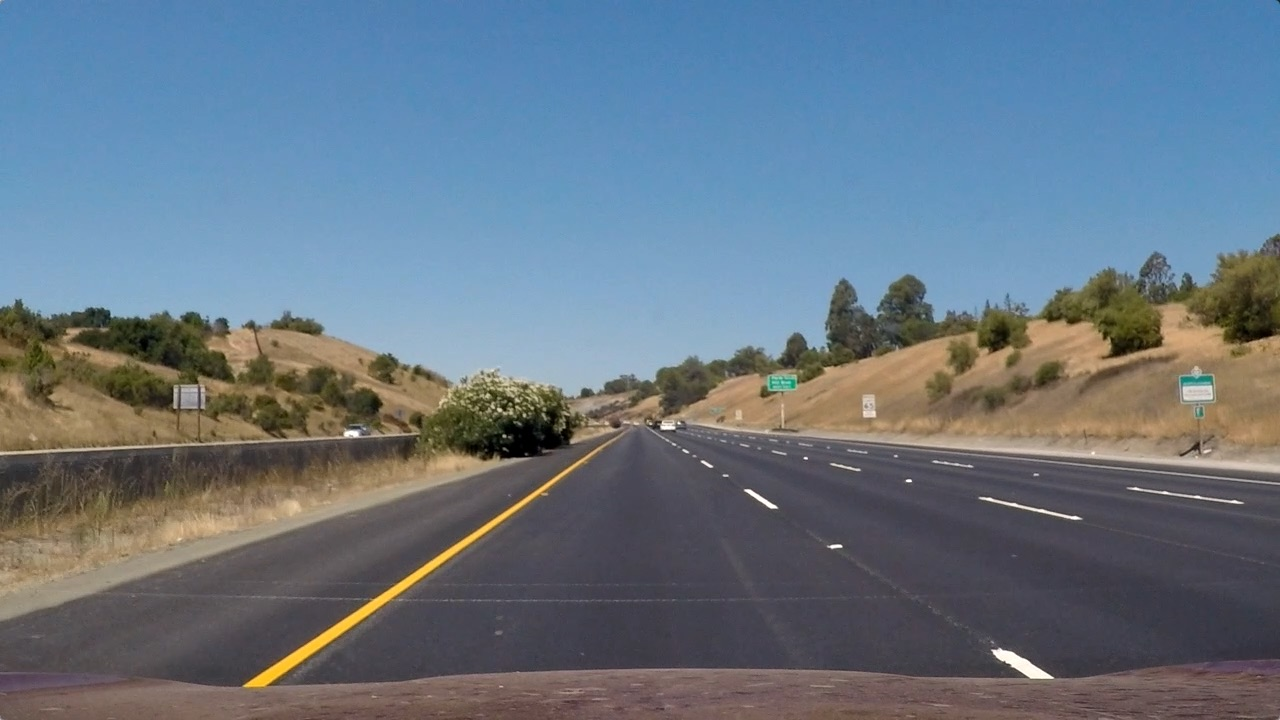
#> input picture images/straight_lines1.jpg, 1280 x 720 px
$ python -i line.py   (imports and definitions only)   (older library calls are emulated)
#> lines starting #> are read from the running program, lines starting #| are printed output that depends on the picture; after the words box and inside, x2 and y2 are one past the last pixel; in counts of white or black regions, pixels touching at a corner belong together
import matplotlib.pyplot as plt
import matplotlib.image as mpimg
import numpy as np
import cv2

def hls(img):
    # Convert to HLS color space and separate the V channel
    hls = cv2.cvtColor(img, cv2.COLOR_RGB2HLS)
#> hls: shape (720, 1280, 3); mean of channels 0, 1, 2 85.5, 117, 67
    h_channel = hls[:,:,0]
    l_channel = hls[:,:,1]
    s_channel = hls[:,:,2]
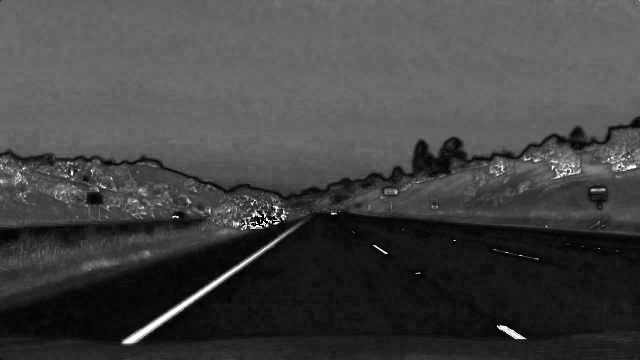
#> s_channel: shape (720, 1280) (shown at 1/2 size); min 0, max 255, mean 67
    return [h_channel, l_channel, s_channel]

def sobel(img):
    # Sobel x
    sobelx = cv2.Sobel(img, cv2.CV_64F, 1, 0) # Take the derivative in x
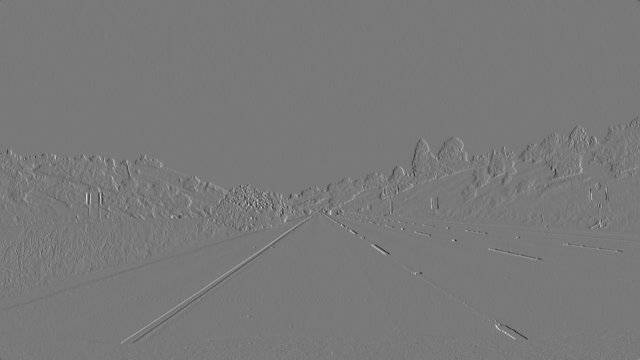
#> sobelx: shape (720, 1280) float64 (shown at 1/2 size); min -605, max 667, mean -0.1; drawn with min black and max white
    abs_sobelx = np.absolute(sobelx) # Absolute x derivative to accentuate lines away from horizontal
    scaled_sobel = np.uint8(255 * abs_sobelx / np.max(abs_sobelx))
    return scaled_sobel

# [19 lines left out: function sobel_thresh, not called in this run]

def gradient_th(img, th=(0, 255)):
    # Threshold x gradient
    g_binary = np.zeros_like(img)
    g_binary[(img >= th[0]) & (img <= th[1])] = 1
    return g_binary

def color_th(img, th=(0, 255)):
    # Threshold color channel
    s_binary = np.zeros_like(img)
    s_binary[(img >= th[0]) & (img <= th[1])] = 1
    return s_binary

def pipeline(img, s_thresh=(170, 255), g_thresh=(20, 100)):
    img = np.copy(img)

    [h, l, s] = hls(img)   # get different color channels
    scaled_sobel = sobel(l) # apply sobel to channel image

    g_binary = gradient_th(scaled_sobel, g_thresh) # apply gradient threshold
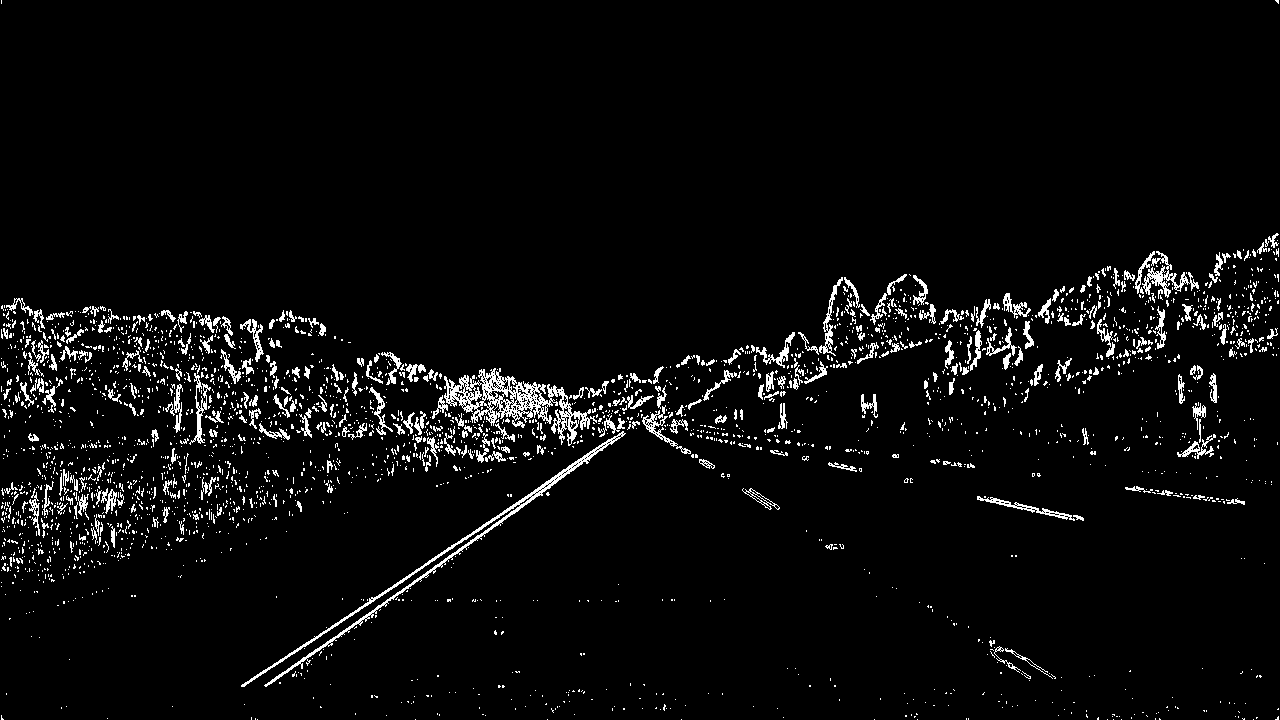
#> g_binary: shape (720, 1280); values 0 (black) and 1 (white), 4.2% white in thin lines or dots
    s_binary = color_th(s, s_thresh) # apply color threshold
#> s_binary: shape (720, 1280); values 0 (black) and 1 (white), 0.66% white; 260 white regions (219 under 20 px), largest, box (x1, y1, x2, y2) and area: (245, 468, 571, 688) 2739, (994, 650, 1052, 678) 518, (1245, 329, 1273, 342) 144

    # Stack each channel
    color_binary = np.dstack((np.zeros_like(g_binary), g_binary, s_binary)) * 255
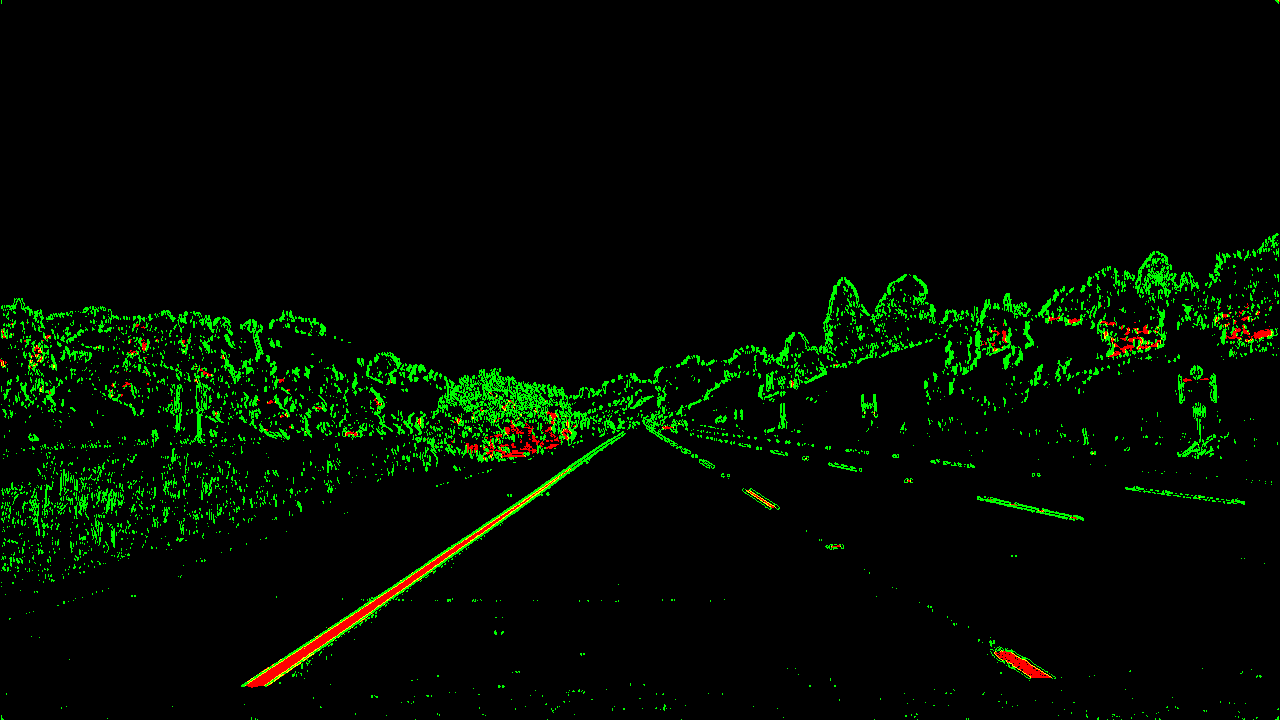
#> color_binary: shape (720, 1280, 3); mean of channels 0, 1, 2 0, 10.7, 1.7; drawn as B, G, R
    combined_binary = np.zeros_like(g_binary)
    combined_binary[(s_binary == 1) | (g_binary == 1)] = 1

    return [color_binary, combined_binary]

# [4 lines left out: function hist, not called in this run]

>>> import cv2
>>> picture = cv2.cvtColor(cv2.imread('../../images/straight_lines1.jpg'), cv2.COLOR_BGR2RGB)
>>> result = pipeline(picture)
#> result = 2 items

$ run again, on images/straight_lines2.jpg
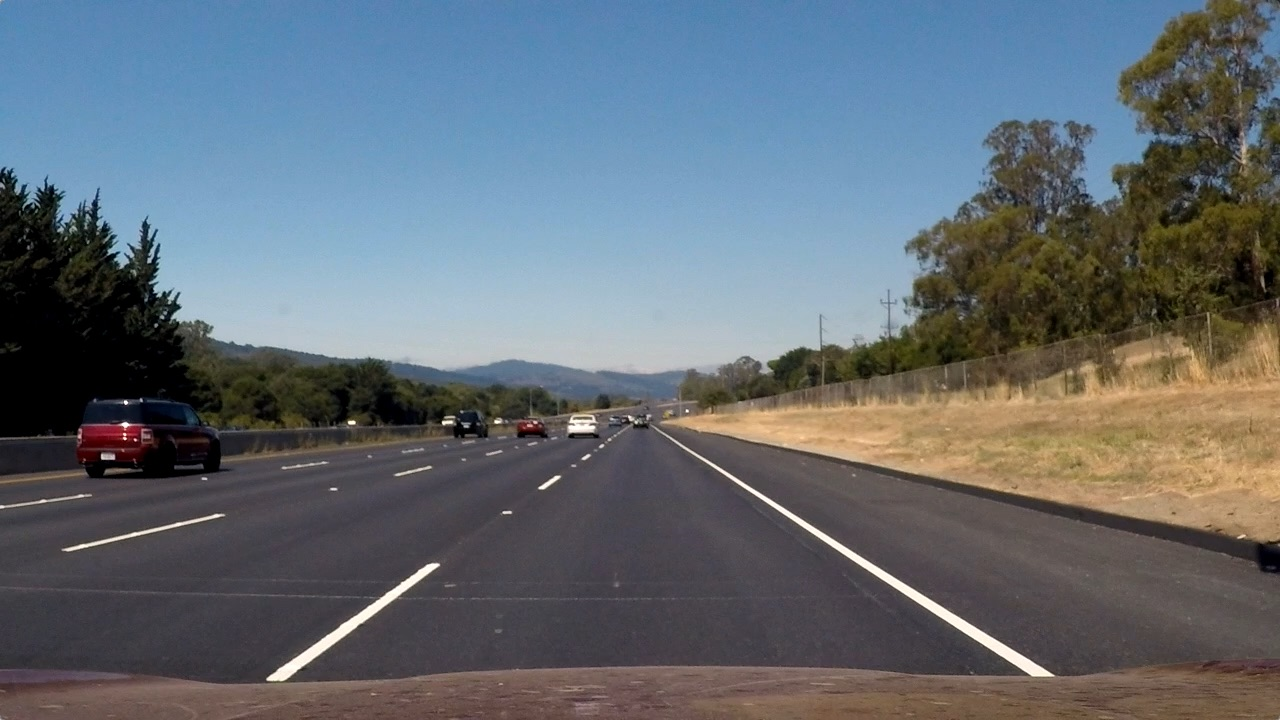
#> input picture images/straight_lines2.jpg, 1280 x 720 px
#> hls: shape (720, 1280, 3); mean of channels 0, 1, 2 81.7, 107, 62.5
#> in pipeline, `g_binary = gradient_th(scaled_sobel, g_thresh)`:
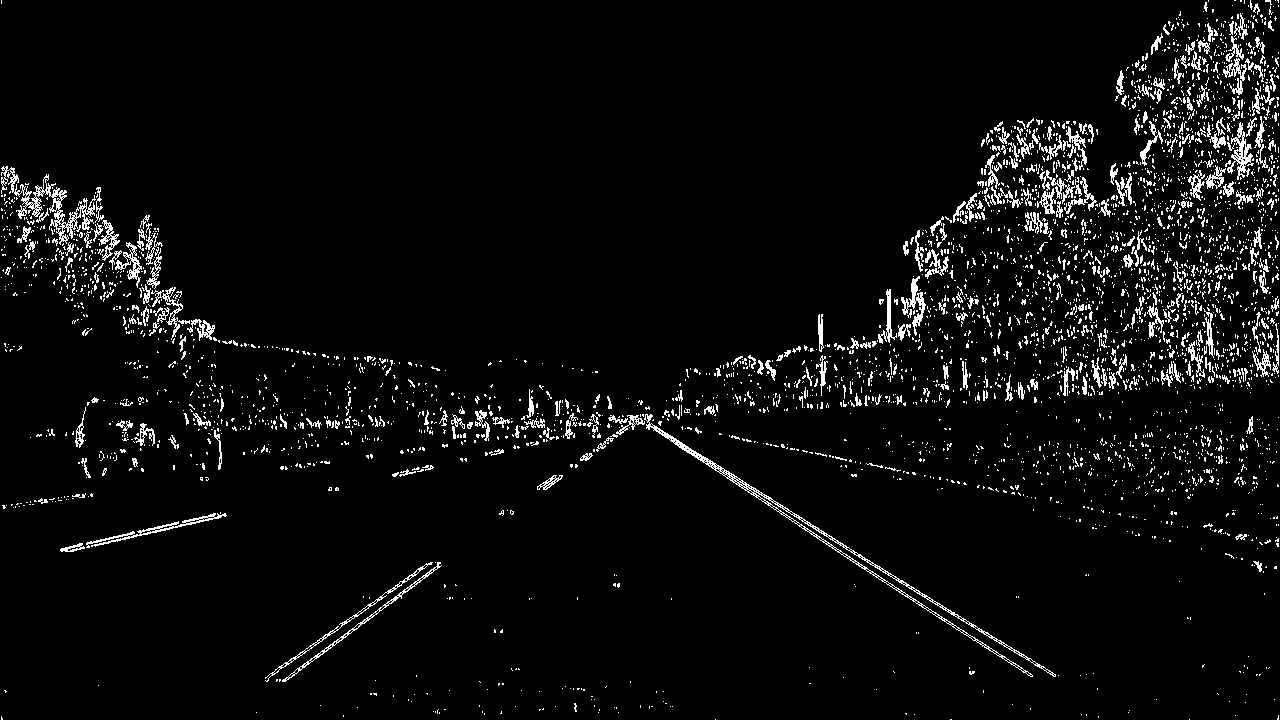
#> g_binary: shape (720, 1280); values 0 (black) and 1 (white), 4.5% white in thin lines or dots
#> s_binary: shape (720, 1280); values 0 (black) and 1 (white), 2.1% white; 926 white regions (777 under 20 px), largest, box (x1, y1, x2, y2) and area: (718, 468, 1053, 676) 2397, (268, 564, 438, 680) 1506, (116, 429, 212, 466) 878
#> in pipeline, `color_binary = np.dstack((np.zeros_like(g_binary), g_binary, s_binary)..`:
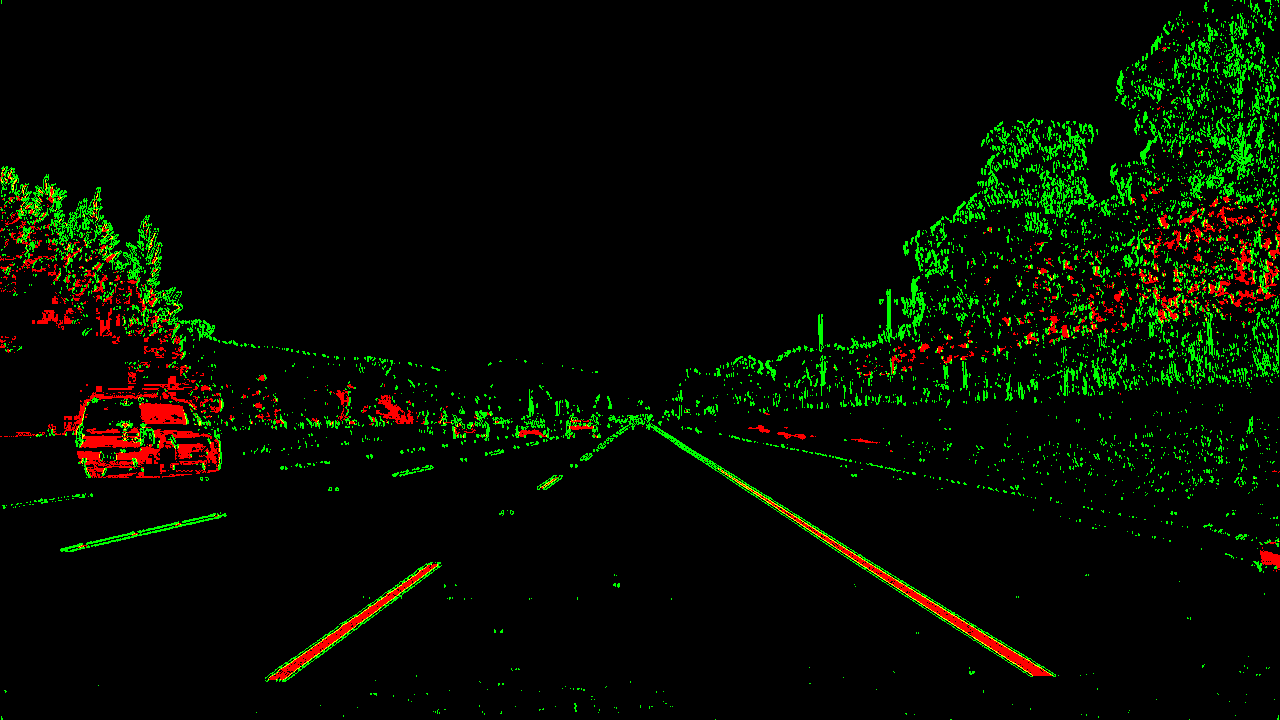
#> color_binary: shape (720, 1280, 3); mean of channels 0, 1, 2 0, 11.5, 5.5; drawn as B, G, R
#> result = 2 items

$ run again, on images/test1.jpg
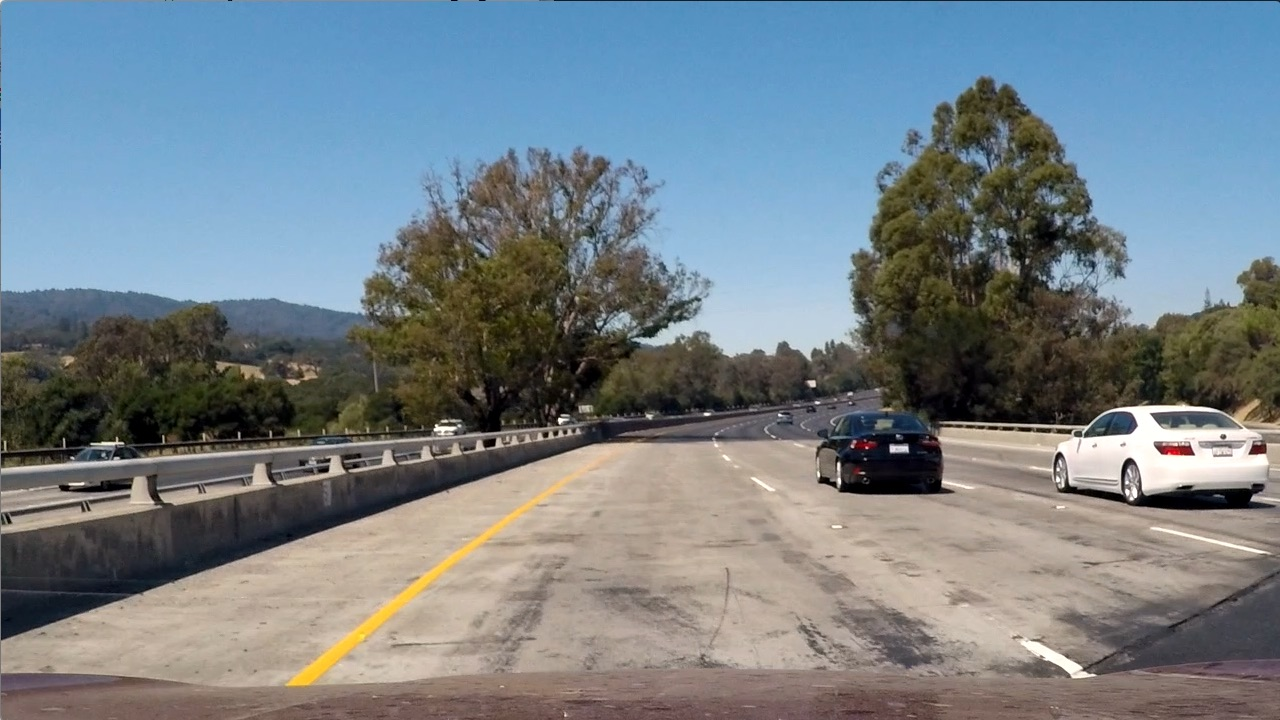
#> input picture images/test1.jpg, 1280 x 720 px
#> hls: shape (720, 1280, 3); mean of channels 0, 1, 2 60.2, 126.7, 74.4
#> in pipeline, `g_binary = gradient_th(scaled_sobel, g_thresh)`:
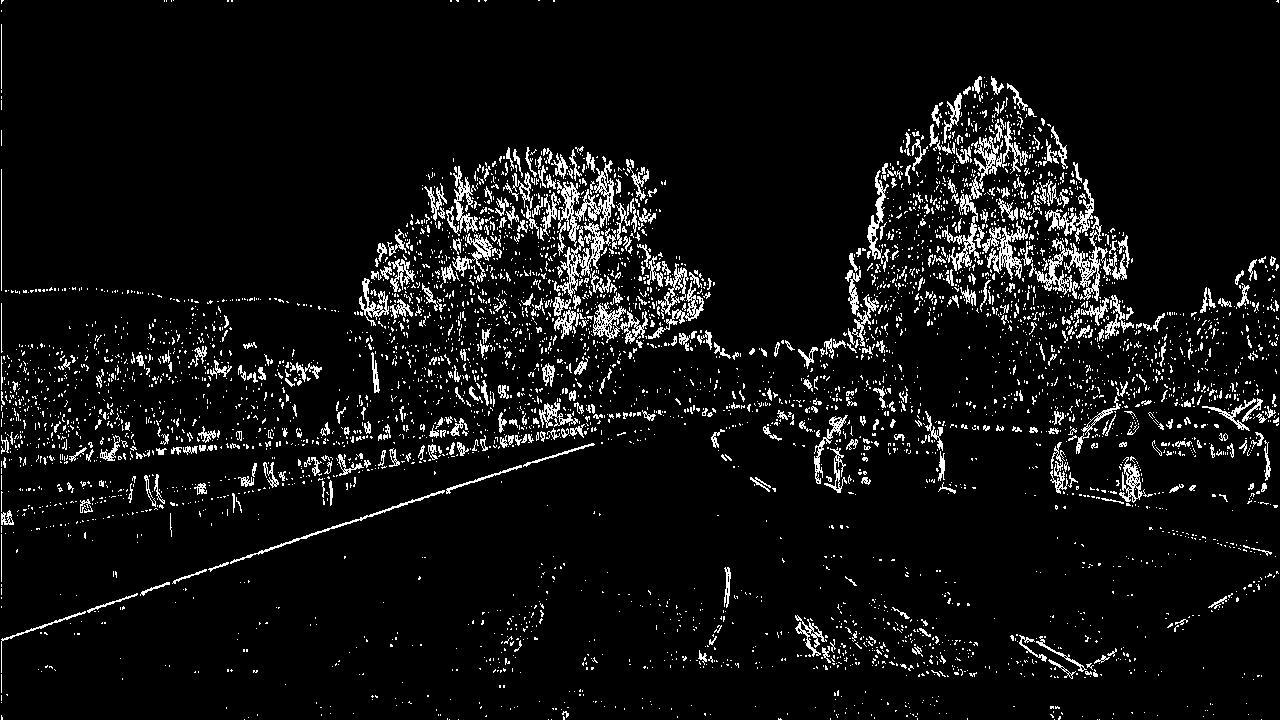
#> g_binary: shape (720, 1280); values 0 (black) and 1 (white), 6.6% white in thin lines or dots
#> s_binary: shape (720, 1280); values 0 (black) and 1 (white), 2.1% white; 892 white regions (801 under 20 px), largest, box (x1, y1, x2, y2) and area: (1079, 405, 1268, 489) 5047, (288, 477, 571, 686) 3455, (554, 0, 1278, 1) 724
#> in pipeline, `color_binary = np.dstack((np.zeros_like(g_binary), g_binary, s_binary)..`:
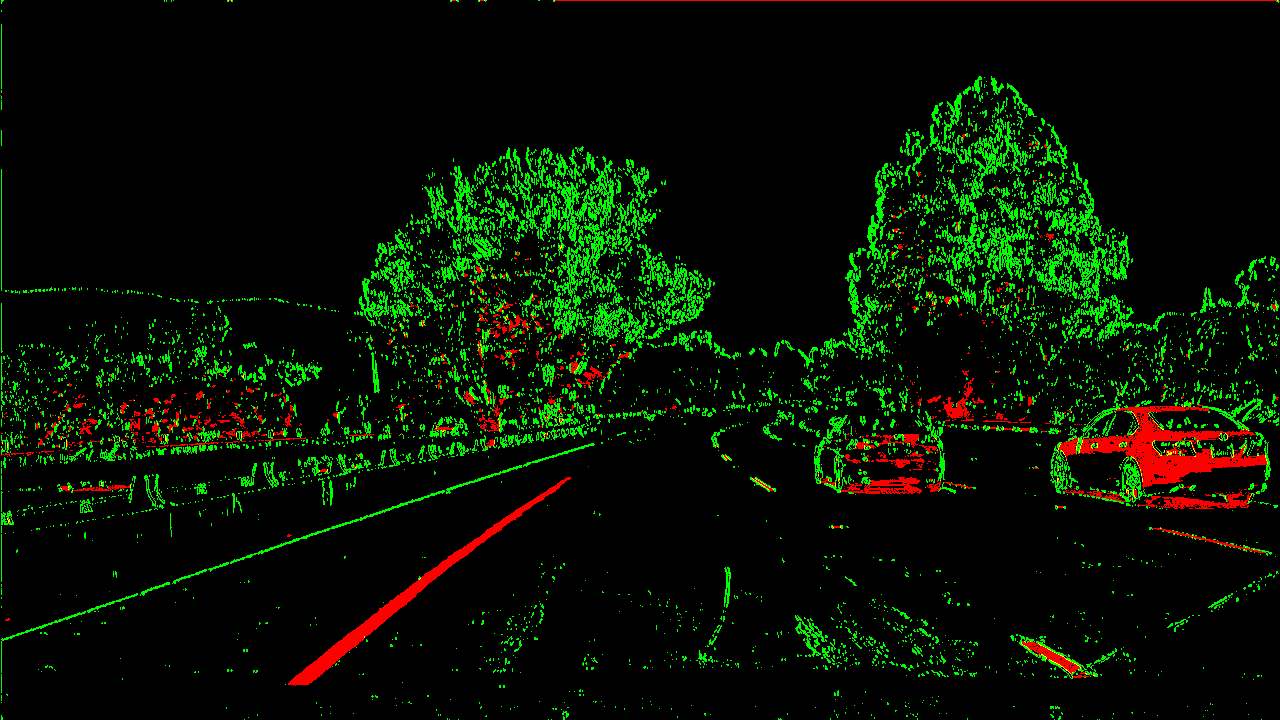
#> color_binary: shape (720, 1280, 3); mean of channels 0, 1, 2 0, 16.8, 5.3; drawn as B, G, R
#> result = 2 items
